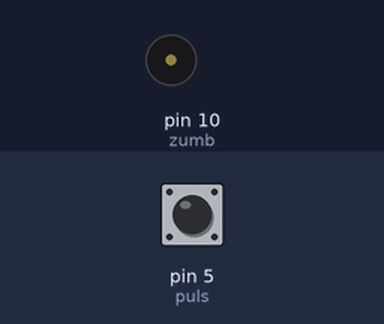
The sketch below on a simulated Arduino Uno, built with avr-gcc and run on an emulated ATmega328P. Parts: buzzer (waves = sounding). Inputs (shaded band) come from the test bench; at power-on: pin 5 (puls) LOW. Random numbers use the default seed unless the sketch sets one.

Above: at 1.2 s.
1.3 s: pin 5 (puls) pulled HIGH for 1 s
At 1.48 s:
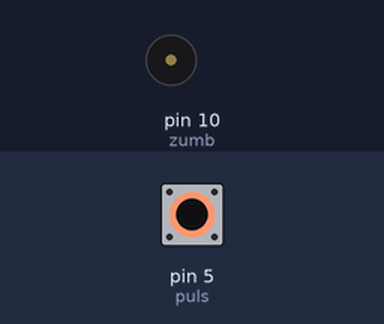
4.3 s: pin 5 (puls) pulled HIGH for 3.2 s
At 4.47 s:
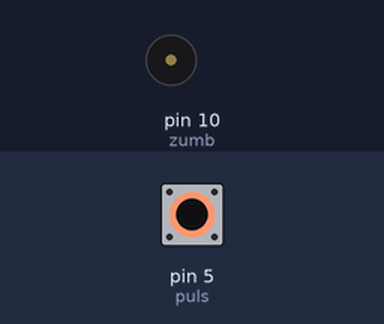
Timing chart, 0 to 8.9 s (numbered marks = the images above; inputs shaded):
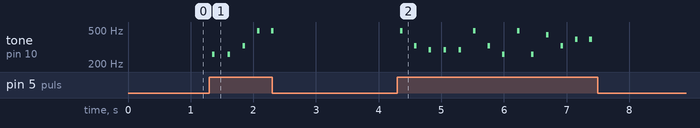

Measured:
- after the input at 1.3 s, tone on pin 10 (zumb): plays 260 Hz for 0.04 s, 260 Hz for 0.04 s, 328 Hz for 0.04 s, 490 Hz for 0.04 s, 490 Hz for 0.04 s, starting after 0.05 s
- after the input at 4.3 s, tone on pin 10 (zumb): plays 490 Hz for 0.04 s, 328 Hz for 0.04 s, 293 Hz for 0.04 s, 293 Hz for 0.04 s, 293 Hz for 0.04 s, 490 Hz for 0.04 s … (14 notes in this stretch), starting at once

The sketch:

Main.ino
```cpp
int notas[] = {1915, 1700, 1519, 1432, 1275, 1136, 1014, 956};
const byte puls = 5;
const byte zumb = 10;
int tnota = 10;
int n = 0;
int m = 0;

void setup()
{
  for (n = 0; n < 4; n++)
  {
    pinMode(zumb, OUTPUT);
    pinMode(puls, INPUT);
  }
}

void nota()
{
  for (m = 0; m <= tnota; m++)
  {
    digitalWrite(zumb, HIGH);
    delayMicroseconds(notas[n]);
    digitalWrite(zumb, LOW);
    delayMicroseconds(notas[n]);
  }
}
void loop()
{
  if (digitalRead(puls) == HIGH)
  {
    n = random(7);
    nota();
    delay(200);
  }
}
```
